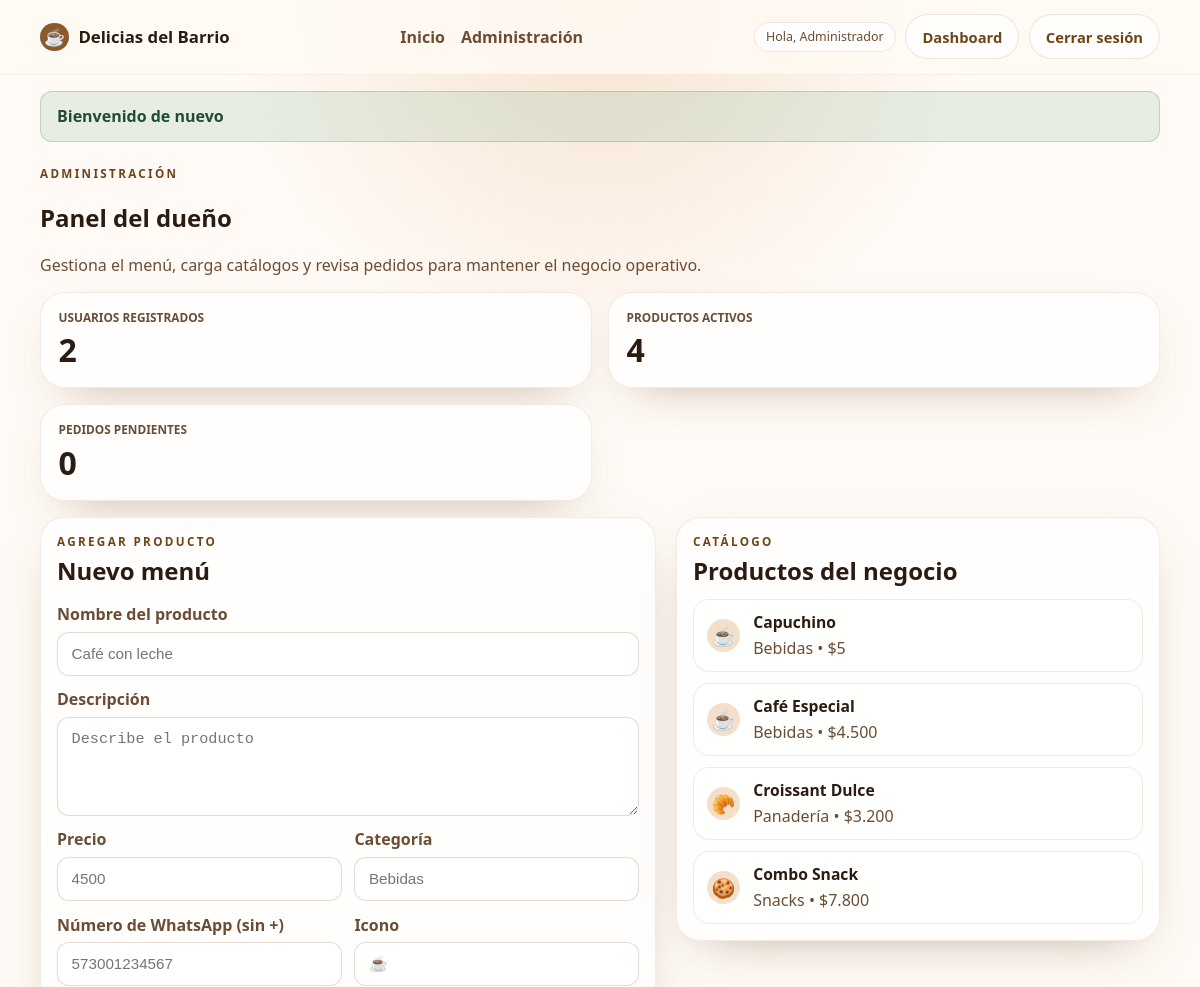
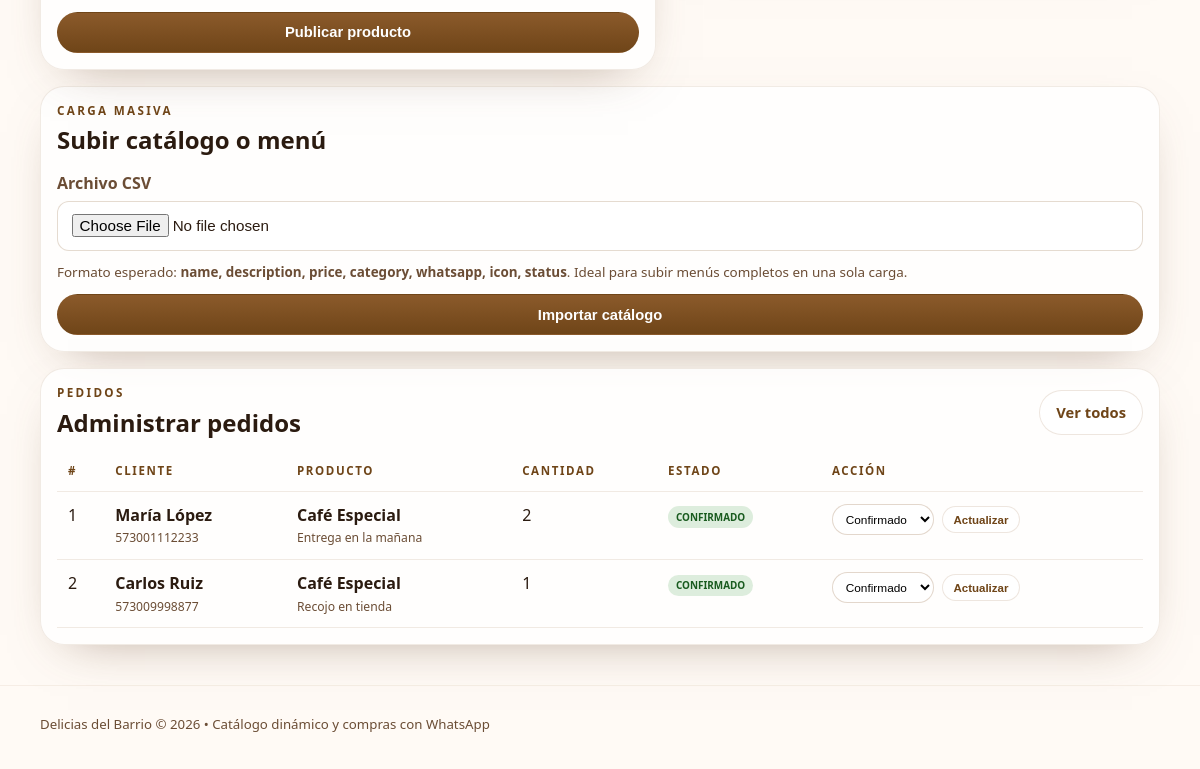
The page /admin (signed in) on the database its author committed (2 pictures, top to bottom).
### tables this page shows
CREATE TABLE products (
            id INTEGER PRIMARY KEY AUTOINCREMENT,
            name TEXT NOT NULL,
            description TEXT NOT NULL,
            price REAL NOT NULL DEFAULT 0,
            category TEXT NOT NULL,
            whatsapp TEXT NOT NULL,
            icon TEXT NOT NULL,
            status TEXT NOT NULL DEFAULT 'activo',
            created_at TEXT NOT NULL DEFAULT CURRENT_TIMESTAMP,
            updated_at TEXT NOT NULL DEFAULT CURRENT_TIMESTAMP
        );

CREATE TABLE orders (
            id INTEGER PRIMARY KEY AUTOINCREMENT,
            customer_name TEXT NOT NULL,
            customer_phone TEXT NOT NULL,
            product_id INTEGER,
            product_name TEXT NOT NULL,
            quantity INTEGER NOT NULL DEFAULT 1,
            status TEXT NOT NULL DEFAULT 'pendiente',
            notes TEXT,
            created_at TEXT NOT NULL DEFAULT CURRENT_TIMESTAMP
        );

### app/Controller.php (called while the page is built, shortened)
<?php
abstract class Controller
{
    protected function view(string $template, array $data = []): void
    {
        extract($data);
        $layout = __DIR__ . '/Views/' . $template . '.php';
        include $layout;
    }
}

### app/Controllers/DashboardController.php (called while the page is built, shortened)
<?php
class DashboardController extends Controller
{
    public function index(): void
    {
        $pdo = Database::connection();
        $userCount = $pdo->query('SELECT COUNT(*) FROM users')->fetchColumn();
        $productCount = $pdo->query('SELECT COUNT(*) FROM products WHERE status = "activo"')->fetchColumn();
        $pendingOrders = $pdo->query('SELECT COUNT(*) FROM orders WHERE status = "pendiente"')->fetchColumn();
        $products = $pdo->query('SELECT * FROM products ORDER BY created_at DESC')->fetchAll();
        $orders = $pdo->query('SELECT o.id, o.customer_name, o.customer_phone, o.product_name, o.quantity, o.status, o.notes, o.created_at FROM orders o ORDER BY o.created_at DESC LIMIT 8')->fetchAll();
        $this->view('admin/dashboard', [
            'pageTitle' => 'Panel administrativo',
            'userCount' => $userCount,
            'productCount' => $productCount,
            'pendingOrders' => $pendingOrders,
            'products' => $products,
            'orders' => $orders,
        ]);
    }
}

### app/Router.php (called while the page is built, shortened)
<?php
class Router
{
    public function dispatch(string $uri, string $method): void
    {
        $uri = trim($uri, '/');
        $segments = $uri === '' ? [] : array_filter(explode('/', $uri));
        $action = 'index';
        if ($segments === []) {
            $controller = HomeController::class;
            $action = 'index';
        } elseif ($segments[0] === 'login') {
            $controller = AuthController::class;
            $action = $method === 'POST' ? 'login' : 'showLogin';
        } elseif ($segments[0] === 'register') {
            $controller = AuthController::class;
            $action = $method === 'POST' ? 'register' : 'showRegister';
        } elseif ($segments[0] === 'logout') {
            $controller = AuthController::class;
            $action = 'logout';
        } elseif (isset($segments[0], $segments[1]) && $segments[0] === 'admin' && $segments[1] === 'products') {
            $controller = ProductController::class;
            $action = 'manage';
        } elseif (isset($segments[0], $segments[1]) && $segments[0] === 'admin' && $segments[1] === 'import') {
            $controller = ProductController::class;
            $action = 'import';
        } elseif (isset($segments[0], $segments[1]) && $segments[0] === 'admin' && $segments[1] === 'orders') {
            $controller = \App\Controllers\OrderController::class;
            $action = $method === 'POST' ? 'updateStatus' : 'index';
        } elseif ($segments[0] === 'admin') {
            $action = 'index';
        } else {
            $controller = HomeController::class;
            $action = 'index';
        }
        $controllerInstance = new $controller();
        $controllerInstance->$action();
    }
}

### index.php (called while the page is built, shortened)
<?php
$uri = parse_url($_SERVER['REQUEST_URI'], PHP_URL_PATH);
$router = new Router();
$router->dispatch($uri, $_SERVER['REQUEST_METHOD']);

### app/Views/admin/dashboard.php (the view, shortened to what this page needs)
<?php include dirname(__DIR__) . '/partials/header.php'; ?>
<section class="dashboard-section">
    <div class="container dashboard-header">
        <div>
            <p class="eyebrow">Administración</p>
            <h1>Panel del dueño</h1>
            <p class="section-copy">Gestiona el menú, carga catálogos y revisa pedidos para mantener el negocio operativo.</p>
        </div>
    </div>
    <div class="container dashboard-stats">
        <article class="stat-card">
            <span class="stat-title">Usuarios registrados</span>
            <strong class="stat-value"><?= (int) $userCount ?></strong>
        </article>
        <article class="stat-card">
            <span class="stat-title">Productos activos</span>
            <strong class="stat-value"><?= (int) $productCount ?></strong>
        </article>
        <article class="stat-card">
            <span class="stat-title">Pedidos pendientes</span>
            <strong class="stat-value"><?= (int) $pendingOrders ?></strong>
        </article>
    </div>
    <div class="container dashboard-grid">
        <section class="admin-panel">
            <div class="panel-heading">
                <div>
                    <p class="eyebrow">Agregar producto</p>
                    <h2>Nuevo menú</h2>
                </div>
            </div>
            <form method="POST" action="/admin/products" class="admin-form">
                <label>
                    Nombre del producto
                    <input type="text" name="name" placeholder="Café con leche" required />
                </label>
                <label>
                    Descripción
                    <textarea name="description" rows="4" placeholder="Describe el producto" required></textarea>
                </label>
                <div class="form-row">
                    <label>
                        Precio
                        <input type="number" step="0.01" min="0" name="price" placeholder="4500" required />
                    </label>
                    <label>
                        Categoría
                        <input type="text" name="category" placeholder="Bebidas" required />
                    </label>
                </div>
                <div class="form-row">
                    <label>
                        Número de WhatsApp (sin +)
                        <input type="text" name="whatsapp" placeholder="573001234567" required />
                    </label>
                    <label>
                        Icono
                        <input type="text" name="icon" placeholder="☕" value="☕" required />
                    </label>
                </div>
                <button type="submit" class="btn btn-primary full">Publicar producto</button>
            </form>
        </section>
        <section class="admin-panel">
            <div class="panel-heading">
                <div>
                    <p class="eyebrow">Catálogo</p>
                    <h2>Productos del negocio</h2>
                </div>
            </div>
            <div class="product-list">
                <?php foreach ($products as $product): ?>
                    <article class="mini-product">
                        <div class="mini-product-icon"><?= htmlspecialchars($product['icon']) ?></div>
                        <div class="mini-product-copy">
                            <h3><?= htmlspecialchars($product['name']) ?></h3>
                            <p><?= htmlspecialchars($product['category']) ?> • $<?= number_format((float) $product['price'], 0, ',', '.') ?></p>
                        </div>
                    </article>
                <?php endforeach; ?>
            </div>
        </section>
    </div>
    <div class="container admin-full-panel">
        <section class="admin-panel">
            <div class="panel-heading">
                <div>
                    <p class="eyebrow">Carga masiva</p>
                    <h2>Subir catálogo o menú</h2>
                </div>
            </div>
            <form method="POST" action="/admin/import" enctype="multipart/form-data" class="admin-form">
                <label>
                    Archivo CSV
                    <input type="file" name="catalog_file" accept=".csv,text/csv" required />
                </label>
                <p class="form-help">Formato esperado: <strong>name, description, price, category, whatsapp, icon, status</strong>. Ideal para subir menús completos en una sola carga.</p>
                <button type="submit" class="btn btn-primary full">Importar catálogo</button>
            </form>
        </section>
    </div>
    <div class="container admin-full-panel">
        <section class="admin-panel">
            <div class="panel-heading">
                <div>
                    <p class="eyebrow">Pedidos</p>
                    <h2>Administrar pedidos</h2>
                </div>
                <a class="btn btn-secondary" href="/admin/orders">Ver todos</a>
            </div>
            <div class="order-table-wrap">
                <table class="order-table">
                    <thead>
                        <tr>
                            <th>#</th>
                            <th>Cliente</th>
                            <th>Producto</th>
                            <th>Cantidad</th>
                            <th>Estado</th>
                            <th>Acción</th>
                        </tr>
                    </thead>
                    <tbody>
                        <?php foreach ($orders as $order): ?>
                            <tr>
                                <td><?= (int) $order['id'] ?></td>
                                <td>
                                    <strong><?= htmlspecialchars($order['customer_name']) ?></strong><br />
                                    <span class="order-phone"><?= htmlspecialchars($order['customer_phone']) ?></span>
                                </td>
                                <td>
                                    <strong><?= htmlspecialchars($order['product_name']) ?></strong><br />
                                    <span class="order-note"><?= htmlspecialchars($order['notes'] ?? 'Sin observaciones') ?></span>
                                </td>
                                <td><?= (int) $order['quantity'] ?></td>
                                <td><span class="status-badge status-<?= htmlspecialchars($order['status']) ?>"><?= htmlspecialchars($order['status']) ?></span></td>
                                <td>
                                    <form method="POST" action="/admin/orders" class="inline-status-form">
                                        <select name="status" class="order-status-select">
                                            <option value="confirmado" <?= $order['status'] === 'confirmado' ? 'selected' : '' ?>>Confirmado</option>
                                        </select>
                                        <button type="submit" class="btn btn-secondary small">Actualizar</button>
                                    </form>
                                </td>
                            </tr>
                        <?php endforeach; ?>
                    </tbody>
                </table>
            </div>
        </section>
    </div>
</section>
<?php include dirname(__DIR__) . '/partials/footer.php'; ?>

### rows shown on the page
products: icon "☕", name "Capuchino", category "Bebidas", price "5"
products: icon "☕", name "Café Especial", category "Bebidas", price "4.500"
products: icon "🥐", name "Croissant Dulce", category "Panadería", price "3.200"
products: icon "🍪", name "Combo Snack", category "Snacks", price "7.800"
orders: id "1", customer_name "María López", customer_phone "573001112233", product_name "Café Especial", notes "Entrega en la mañana", quantity "2", status "CONFIRMADO", status "Confirmado"
orders: id "2", customer_name "Carlos Ruiz", customer_phone "573009998877", product_name "Café Especial", notes "Recojo en tienda", quantity "1", status "CONFIRMADO", status "Confirmado"

### other values the page prints
$user['name'] "Administrador"
$flash "Bienvenido de nuevo"
$userCount "2"
$productCount "4"
$pendingOrders "0"
